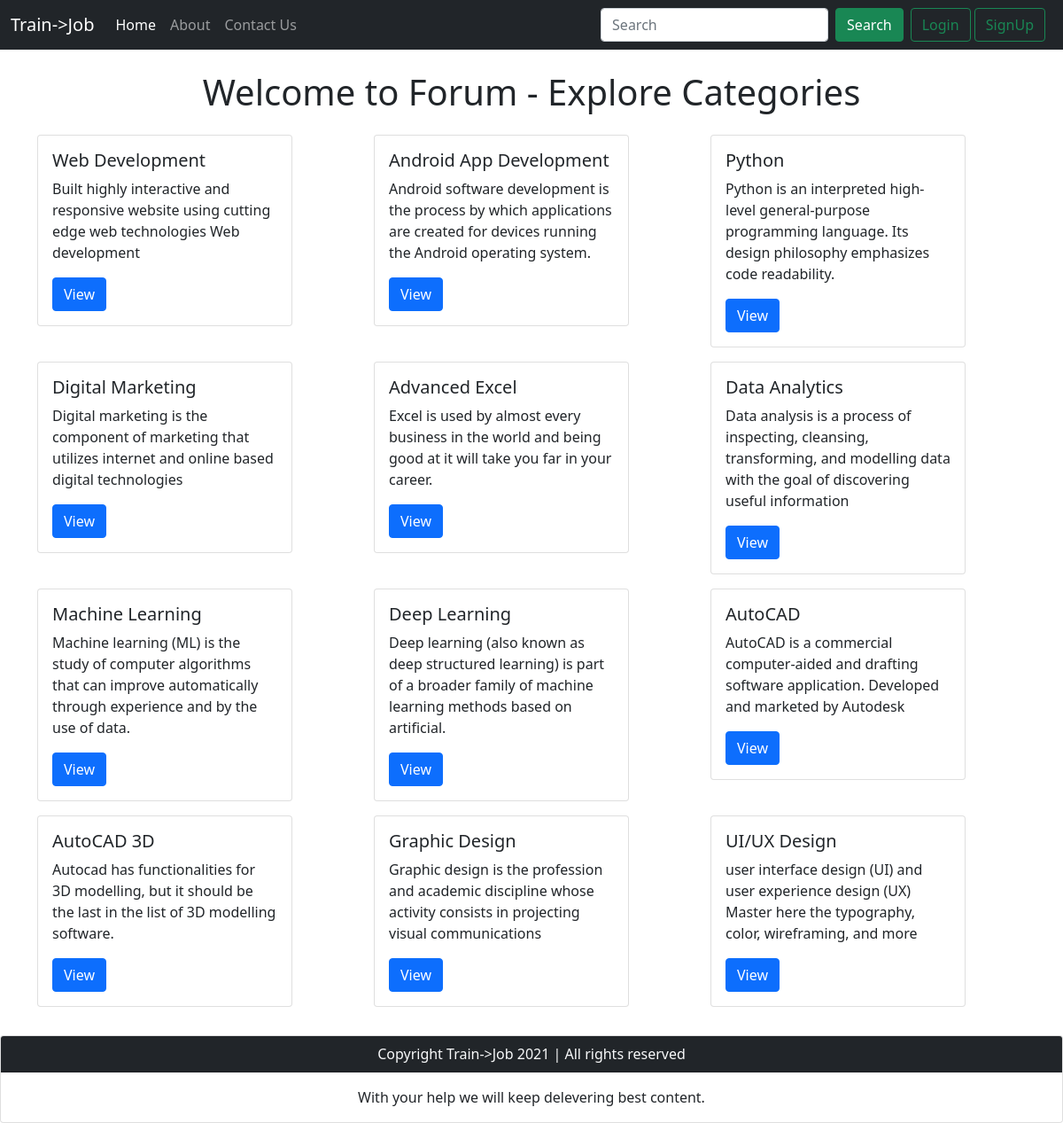
Page /ForumProject/index.php on the committed database.
### tables this page shows
CREATE TABLE `categories_table` (
  `Category_ID` int(8) NOT NULL,
  `Category_Name` varchar(255) NOT NULL,
  `Category_Desc` varchar(255) NOT NULL
);

### ForumProject/index.php (the view, shortened to what this page needs)
<!doctype html>
<html lang="en">
<head>
    <link href="https://cdn.jsdelivr.net/npm/bootstrap@5.1.1/dist/css/bootstrap.min.css" rel="stylesheet"
>
</head>
<body>
    <?php include 'partials2/_header.php';?>
    <?php include 'partials2/_dbconnect.php';?>
    <div class="container my-4">
        <h1 class="text-center">Welcome to Forum - Explore Categories</h1>
        <div class="row my-3">
            <?php
            $sql = "SELECT * FROM `categories_table`";
            $result = mysqli_query($conn,$sql);
            while($row = mysqli_fetch_assoc($result)){
                $id = $row['Category_ID'];
                $cat = $row['Category_Name'];
                $desc = $row['Category_Desc'];
                echo '<div class="col-md-4 my-2">
                        <div class="card" style="width: 18rem;">
                        <div class="card-body ">
                            <h5 class="card-title">'.$cat.'</h5>
                            <p class="card-text">'.$desc.'</p>
                            <a class="btn btn-primary" href="threadlist.php?catid='.$id.'">View</a>
                        </div>
                    </div>
                    </div>';
            }
            ?>
        </div>
    </div>
    <?php include 'partials/_footer.php';?>
</body>
</html>

### rows in the picture
categories_table: Category_Name "Web Development", Category_Desc "Built highly interactive and responsive website using cutting edge web technologies Web development"
categories_table: Category_Name "Android App Development", Category_Desc "Android software development is the process by which applications are created for devices running the Android operating system."
categories_table: Category_Name "Python", Category_Desc "Python is an interpreted high-level general-purpose programming language. Its design philosophy emphasizes code readability."
categories_table: Category_Name "Digital Marketing", Category_Desc "Digital marketing is the component of marketing that utilizes internet and online based digital technologies"
categories_table: Category_Name "Advanced Excel", Category_Desc "Excel is used by almost every business in the world and being good at it will take you far in your career."
categories_table: Category_Name "Data Analytics", Category_Desc "Data analysis is a process of inspecting, cleansing, transforming, and modelling data with the goal of discovering useful information"
categories_table: Category_Name "Machine Learning", Category_Desc "Machine learning (ML) is the study of computer algorithms that can improve automatically through experience and by the use of data."
categories_table: Category_Name "Deep Learning", Category_Desc "Deep learning (also known as deep structured learning) is part of a broader family of machine learning methods based on artificial."
categories_table: Category_Name "AutoCAD", Category_Desc "AutoCAD is a commercial computer-aided and drafting software application. Developed and marketed by Autodesk"
categories_table: Category_Name "AutoCAD 3D", Category_Desc "Autocad has functionalities for 3D modelling, but it should be the last in the list of 3D modelling software."
categories_table: Category_Name "Graphic Design", Category_Desc "Graphic design is the profession and academic discipline whose activity consists in projecting visual communications"
categories_table: Category_Name "UI/UX Design", Category_Desc "user interface design (UI) and user experience design (UX) Master here the typography, color, wireframing, and more"
